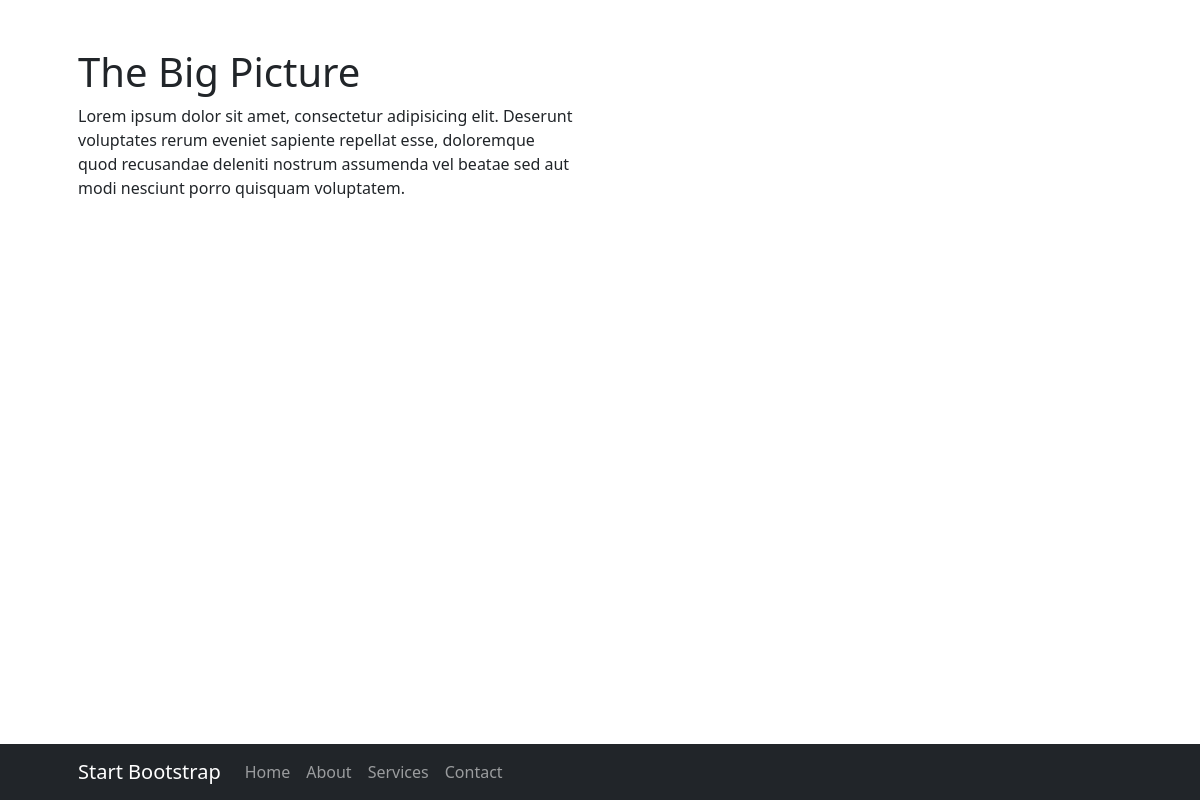
The page /files/images/ on the database as committed earlier.
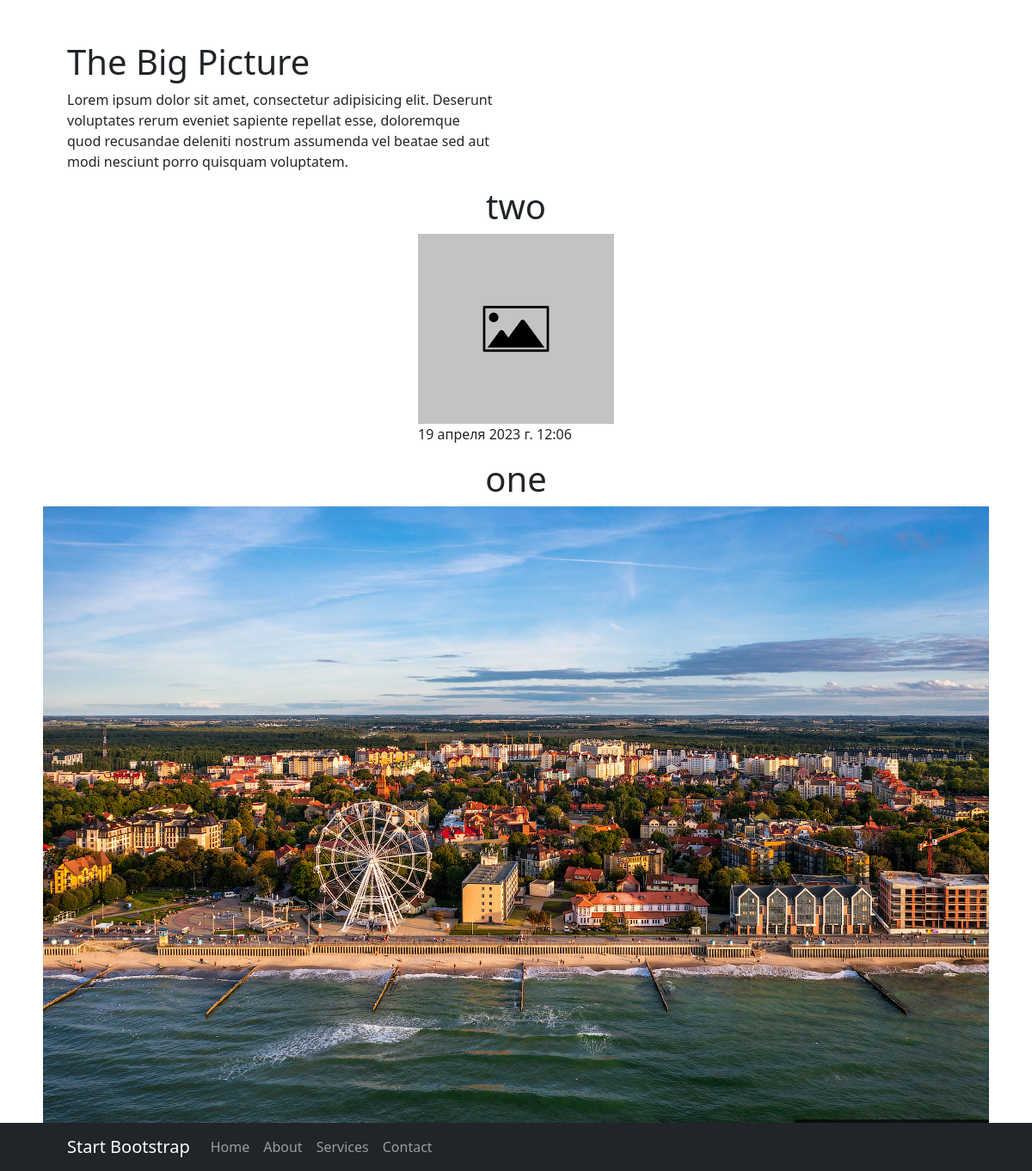
The same page on the database as committed later.
### playerApp/models.py (models this page shows, shortened)
class ImagesField(models.Model):
    user = models.ForeignKey(User, on_delete=models.CASCADE)
    title = models.CharField(max_length=180)
    timeIn = models.DateTimeField(auto_now_add=True)
    photo = models.ImageField(upload_to='images', null=True, blank=True, default='images/default/default.png')
    def __str__(self):
        return self.title

### playerApp/views.py (the view)
# urls.py: path('images/', ImagesFieldView.as_view(), name='imagesField'),
class ImagesFieldView(ListView):
    model = ImagesField
    ordering = '-timeIn'
    template_name = 'viewsHTML/imagesField.html'
    context_object_name = 'imagesField'

### templates/viewsHTML/imagesField.html
{% extends 'flatpages/default.html' %}
{% block content %}
{% for item in imagesField %}
<h1 style="text-align: center">{{ item }}</h1>
{% if item.photo %}
<div style="display: flex;justify-content: center">
    <div>
        <img src="{{ item.photo.url }}">
        <p>{{ item.timeIn }}</p>
    </div>
</div>
{% endif %}
{% endfor %}
{% endblock content %}

### templates/flatpages/default.html (shortened to what this page needs)
<!DOCTYPE html>
<html lang="en">
<head>
    {% load static %}
    <link href="{% static 'css/styles.css' %}" rel="stylesheet"/>
</head>
<body>
<nav class="navbar navbar-expand-lg navbar-dark bg-dark fixed-bottom">
    <div class="container px-4 px-lg-5">
        <a class="navbar-brand" href="#!">Start Bootstrap</a>
        <div class="collapse navbar-collapse" id="navbarResponsive">
            <ul class="navbar-nav ml-auto">
                <li class="nav-item active"><a class="nav-link" href="#!">Home</a></li>
                <li class="nav-item"><a class="nav-link" href="#!">About</a></li>
                <li class="nav-item"><a class="nav-link" href="#!">Services</a></li>
                <li class="nav-item"><a class="nav-link" href="#!">Contact</a></li>
            </ul>
        </div>
    </div>
</nav>
<section>
    <div class="container px-4 px-lg-5">
        <div class="row gx-4 gx-lg-5">
            <div class="col-lg-6">
                <h1 class="mt-5">The Big Picture</h1>
                <p>Lorem ipsum dolor sit amet, consectetur adipisicing elit. Deserunt voluptates rerum eveniet sapiente
                    repellat esse, doloremque quod recusandae deleniti nostrum assumenda vel beatae sed aut modi
                    nesciunt porro quisquam voluptatem.</p>
            </div>
        </div>
    </div>
    <div>
        {% block content %} {% endblock content %}
    </div>
</section>
</body>
</html>

Rows that differ between the two databases and show on the page:
added ImagesField: title "two", photo (placeholder picture), timeIn "19 апреля 2023 г. 12:06"
added ImagesField: title "one", photo (picture)
